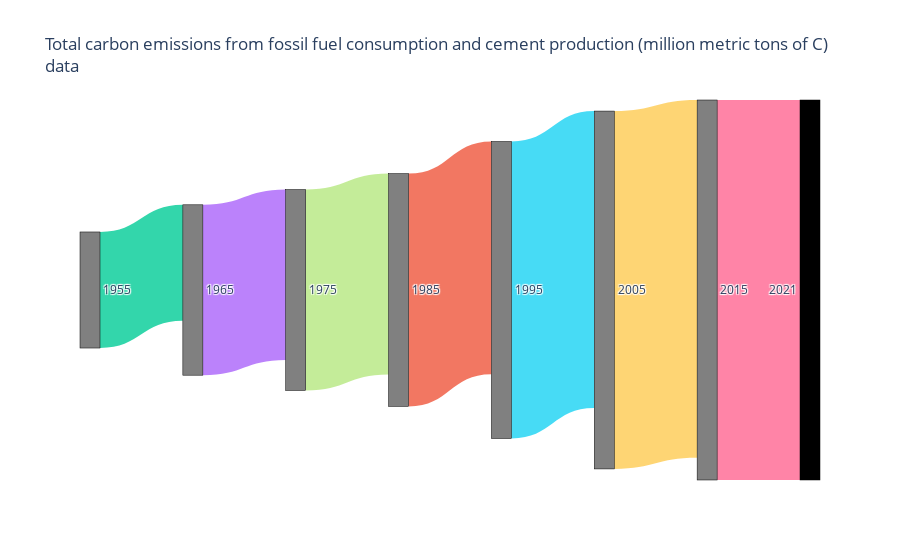
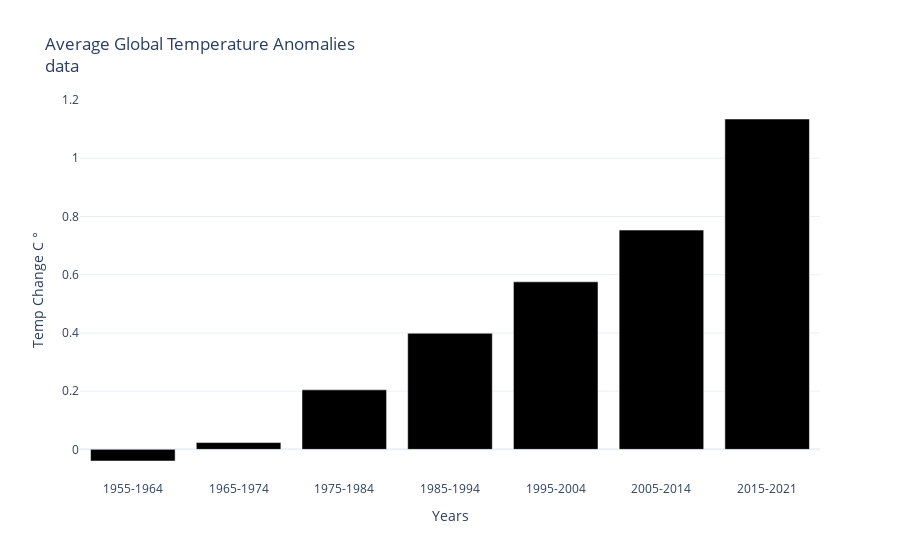
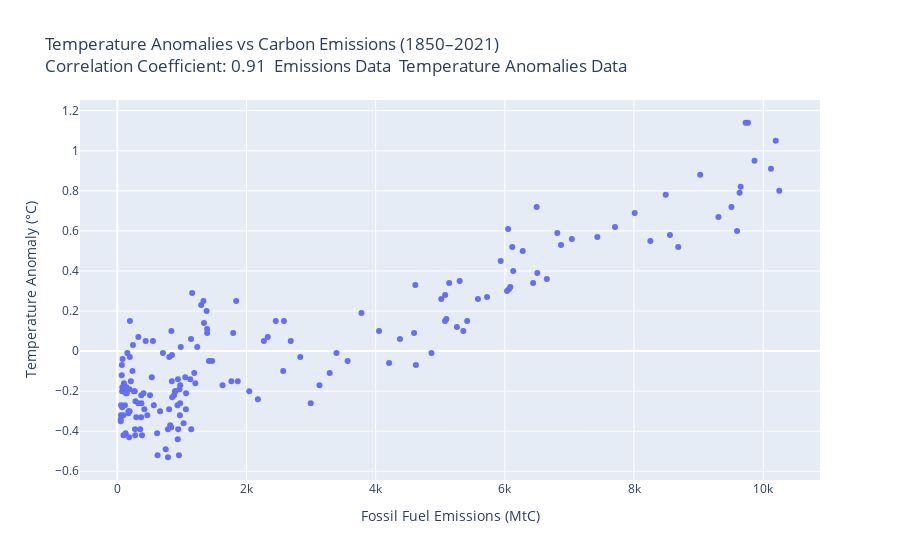

The code cell stored with these charts, in order, in its notebook:
### Markdown cell above
Emissions vs Global Temperature Anomalies

### Code cell
import plotly.express as px
import pandas as pd
import plotly.graph_objects as go

start_year = 1850
end_year = 2021

# Emissions filtering
EMISSIONS_DATA = 'https://raw.githubusercontent.com/plotly/Figure-Friday/'\
        'refs/heads/main/2025/week-21/global.1751_2021.csv'
df_emission = pd.read_csv(EMISSIONS_DATA)

EMISSION_COL_NAME = 'Total carbon emissions from fossil fuel consumption and cement production (million metric tons of C)'
df_filtered_carbon_emissions_1850_2021 = df_emission[(df_emission['Year'] >= start_year) & (df_emission['Year'] <= end_year)]
#print(df_filtered_carbon_emissions_1850_2021[['Year', EMISSION_COL_NAME]])

# Temp Anomalies Filtering
TEMP_ANOMALIES_DATA = 'https://raw.githubusercontent.com/rebeccapeltz/'\
        'emissions/refs/heads/main/global-temp-anomaly-data.csv'
df_temp_anomaly = pd.read_csv(TEMP_ANOMALIES_DATA,comment='#')
ANOMALY_COL_NAME = 'Anomaly'
df_filtererd_temp_anomalies_1850_2021 = df_temp_anomaly[(df_temp_anomaly['Year'] >= start_year) & (df_temp_anomaly['Year'] <= end_year)]
#print(df_filtererd_temp_anomalies_1850_2021[['Year', ANOMALY_COL_NAME]])


# SANKEY CCHART


emissions = df_emission[df_emission['Year'].isin([1965, 1975, 1985, 1995, 2005, 2015, 2021])][EMISSION_COL_NAME].tolist()
data = {
    'source': [0, 1, 2, 3, 4, 5, 6],
    'target': [1, 2, 3, 4, 5, 6, 7],
    'value': emissions,
    'source_label': ['1955', '1965', '1975', '1985', '1995', '2005', '2015'],
    'target_label': ['1965', '1975', '1985', '1995', '2005', '2015', '2021'],
}
df = pd.DataFrame(data)

# Optional: Create labels from source and target
labels = list(pd.unique(df[['source_label', 'target_label']].values.ravel()))

# Map labels to indexes
label_map = {label: i for i, label in enumerate(labels)}
df['source'] = df['source_label'].map(label_map)
df['target'] = df['target_label'].map(label_map)

# default colors

colors =  ['rgba(0, 204, 150, 0.8)',
 'rgba(171, 99, 250, 0.8)',
 'rgba(182, 232, 128, 0.8)',
 'rgba(239, 85, 59, 0.8)',
 'rgba(25, 211, 243, 0.8)',
 'rgba(254, 203, 82, 0.8)',
 'rgba(255, 102, 146, 0.8)']

# Carbon Emissions from Gas
fig = go.Figure(data=[go.Sankey(
    arrangement='snap',
    node=dict(
        pad=15,
        thickness=20,
        line=dict(color="black", width=0.5),
        label=labels,
    ),
    link=dict(
        source=df['source'],
        target=df['target'],
        value=df['value'],
        color=colors
    )
)])
fig.update_traces(node_color = ['gray','gray','gray','gray','gray','gray','gray'])


fig.update_layout(title_text=f"{EMISSION_COL_NAME}<br><a href='https://raw.githubusercontent.com/plotly/Figure-Friday/refs/heads/main/2025/week-21/global.1751_2021.csv' target='_blank'>data</a>", font_size=12)

fig.show()



# BAR CHART

def avg_net_temp_anomaly (df, year):
    start_year = int(year)
    # only have data up to 2021
    if start_year == 2015:
        end_year = 2021
    else:
        # most amounts are 9 year spread
        end_year = start_year + 9

    filtered_df = df[(df["Year"] >= start_year) & (df["Year"] <= end_year)]
    average = filtered_df["Anomaly"].sum()/6 if start_year == 2015 else filtered_df["Anomaly"].sum()/9
    return average
    
def get_global_temp_anomalies():
    # Global Temperatures
    # https://www.ncei.noaa.gov/access/monitoring/climate-at-a-glance/global/time-series

    # remove 1st 3 lines from file
    df_temp_anomaly = pd.read_csv('https://raw.githubusercontent.com/rebeccapeltz/'\
        'emissions/refs/heads/main/global-temp-anomaly-data.csv',skiprows=4)
    # print(df_temp_anomaly.head())
    
    temp_anomalies_averages = []
    anomaly_years = [ 1955, 1965, 1975, 1985,1995,2005,2015]
    
    for year in anomaly_years:
        total = avg_net_temp_anomaly(df_temp_anomaly,year)
        temp_anomalies_averages.append(total)
    
    label_years = ['1955-1964', '1965-1974', '1975-1984','1985-1994','1995-2004','2005-2014','2015-2021']
    
    # Create the bar chart
    fig2 = go.Figure(data=[
        go.Bar(x=label_years, y=temp_anomalies_averages, marker_color='black')
    ])
    
    # Update layout (optional)
    fig2.update_layout(
        title='Average Global Temperature Anomalies<br><a href="https://raw.githubusercontent.com/rebeccapeltz/emissions/refs/heads/main/global-temp-anomaly-data.csv" target="_blank">data</a>',
        xaxis_title='Years',
        yaxis_title='Temp Change C &#176;',
        template='plotly_white',
        xaxis=dict(tickformat='%Y', tickvals=label_years)
    )
    return fig2


fig2 = get_global_temp_anomalies()
fig2.show()



# CORRELATION

# # Emissions filtering
EMISSIONS_DATA = 'https://raw.githubusercontent.com/plotly/Figure-Friday/'\
        'refs/heads/main/2025/week-21/global.1751_2021.csv'
df_emission = pd.read_csv(EMISSIONS_DATA)

EMISSION_COL_NAME = 'Total carbon emissions from fossil fuel consumption and cement production (million metric tons of C)'
df_filtered_carbon_emissions_1850_2021 = df_emission[(df_emission['Year'] >= start_year) & (df_emission['Year'] <= end_year)]
#print(df_filtered_carbon_emissions_1850_2021[['Year', EMISSION_COL_NAME]])

# # Temp Anomalies Filtering
TEMP_ANOMALIES_DATA = 'https://raw.githubusercontent.com/rebeccapeltz/'\
        'emissions/refs/heads/main/global-temp-anomaly-data.csv'
df_temp_anomaly = pd.read_csv(TEMP_ANOMALIES_DATA,comment='#')
ANOMALY_COL_NAME = 'Anomaly'
df_filtererd_temp_anomalies_1850_2021 = df_temp_anomaly[(df_temp_anomaly['Year'] >= start_year) & (df_temp_anomaly['Year'] <= end_year)]
#print(df_filtererd_temp_anomalies_1850_2021[['Year', ANOMALY_COL_NAME]])


# Merge both DataFrames on 'Year'
df_merged = pd.merge(df_filtered_carbon_emissions_1850_2021, df_filtererd_temp_anomalies_1850_2021, on='Year')

# Get Correllation Coefficient
correlation = df_filtered_carbon_emissions_1850_2021[EMISSION_COL_NAME].corr(df_filtererd_temp_anomalies_1850_2021[ANOMALY_COL_NAME])

plot_title = 'Temperature Anomalies vs Carbon Emissions (1850–2021)'\
          f'<br>Correlation Coefficient: {correlation:.2f}'\
          f'  <a href="{EMISSIONS_DATA}" target=_blank>Emissions Data</a>'\
          f'  <a href="{TEMP_ANOMALIES_DATA}" target=_blank>Temperature Anomalies Data</a>'

# Plot scatterplot
fig = px.scatter(
    df_merged,
    x=EMISSION_COL_NAME,
    y=ANOMALY_COL_NAME,
    labels={
        EMISSION_COL_NAME: "Fossil Fuel Emissions (MtC)",
        ANOMALY_COL_NAME: "Temperature Anomaly (°C)"
    },
    title=plot_title
)

fig.show()

### Figure 1 — Plotly figure (JSON) as saved in the notebook; plotly's stock layout.template omitted (floating-point values rounded to 4 significant figures)
{"data": [{"arrangement": "snap", "link": {"color": ["rgba(0, 204, 150, 0.8)", "rgba(171, 99, 250, 0.8)", "rgba(182, 232, 128, 0.8)", "rgba(239, 85, 59, 0.8)", "rgba(25, 211, 243, 0.8)", "rgba(254, 203, 82, 0.8)", "rgba(255, 102, 146, 0.8)"], "source": [0, 1, 2, 3, 4, 5, 6], "target": [1, 2, 3, 4, 5, 6, 7], "value": [3130, 4595, 5417, 6277, 8010, 9651, 10248]}, "node": {"color": ["gray", "gray", "gray", "gray", "gray", "gray", "gray"], "label": ["1955", "1965", "1975", "1985", "1995", "2005", "2015", "2021"], "line": {"color": "black", "width": 0.5}, "pad": 15, "thickness": 20}, "type": "sankey"}], "layout": {"font": {"size": 12}, "title": {"text": "Total carbon emissions from fossil fuel consumption and cement production (million metric tons of C)<br><a href='https://raw.githubusercontent.com/plotly/Figure-Friday/refs/heads/main/2025/week-21/global.1751_2021.csv' target='_blank'>data</a>"}}}

### Figure 2 — Plotly figure (JSON) as saved in the notebook; plotly's stock layout.template omitted (floating-point values rounded to 4 significant figures)
{"data": [{"marker": {"color": "black"}, "type": "bar", "x": ["1955-1964", "1965-1974", "1975-1984", "1985-1994", "1995-2004", "2005-2014", "2015-2021"], "y": [-0.04, 0.02333, 0.2044, 0.3989, 0.5756, 0.7533, 1.135]}], "layout": {"title": {"text": "Average Global Temperature Anomalies<br><a href=\"https://raw.githubusercontent.com/rebeccapeltz/emissions/refs/heads/main/global-temp-anomaly-data.csv\" target=\"_blank\">data</a>"}, "xaxis": {"tickformat": "%Y", "tickvals": ["1955-1964", "1965-1974", "1975-1984", "1985-1994", "1995-2004", "2005-2014", "2015-2021"], "title": {"text": "Years"}}, "yaxis": {"title": {"text": "Temp Change C &#176;"}}}}

### Figure 3 — Plotly figure (JSON) as saved in the notebook; plotly's stock layout.template omitted (floating-point values rounded to 4 significant figures; data arrays with more than 128 entries replaced by an {"elided": "..."} marker saying what was removed)
{"data": [{"hovertemplate": "Fossil Fuel Emissions (MtC)=%{x}<br>Temperature Anomaly (°C)=%{y}<extra></extra>", "legendgroup": "", "marker": {"color": "#636efa", "symbol": "circle"}, "mode": "markers", "name": "", "orientation": "v", "showlegend": false, "type": "scatter", "x": {"elided": "172 int values"}, "xaxis": "x", "y": {"elided": "172 float values"}, "yaxis": "y"}], "layout": {"legend": {"tracegroupgap": 0}, "title": {"text": "Temperature Anomalies vs Carbon Emissions (1850–2021)<br>Correlation Coefficient: 0.91  <a href=\"https://raw.githubusercontent.com/plotly/Figure-Friday/refs/heads/main/2025/week-21/global.1751_2021.csv\" target=_blank>Emissions Data</a>  <a href=\"https://raw.githubusercontent.com/rebeccapeltz/emissions/refs/heads/main/global-temp-anomaly-data.csv\" target=_blank>Temperature Anomalies Data</a>"}, "xaxis": {"anchor": "y", "domain": [0, 1], "title": {"text": "Fossil Fuel Emissions (MtC)"}}, "yaxis": {"anchor": "x", "domain": [0, 1], "title": {"text": "Temperature Anomaly (°C)"}}}}
